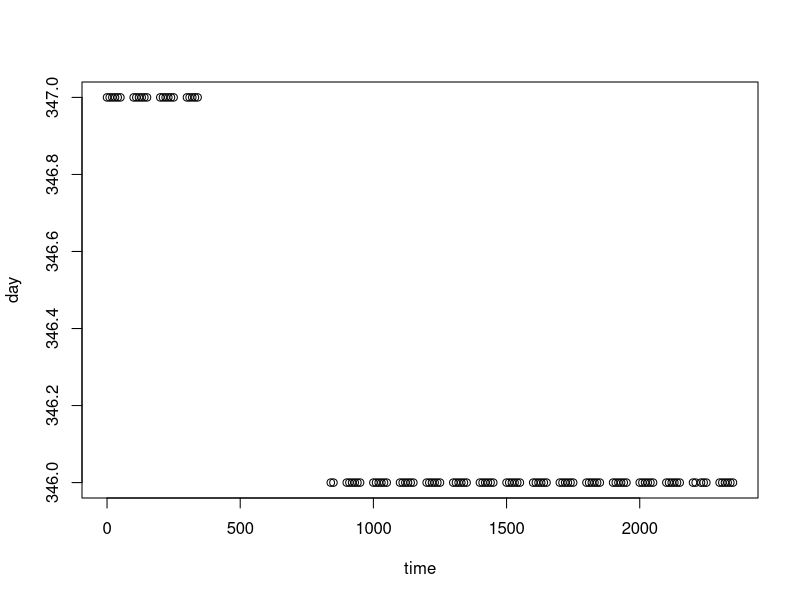
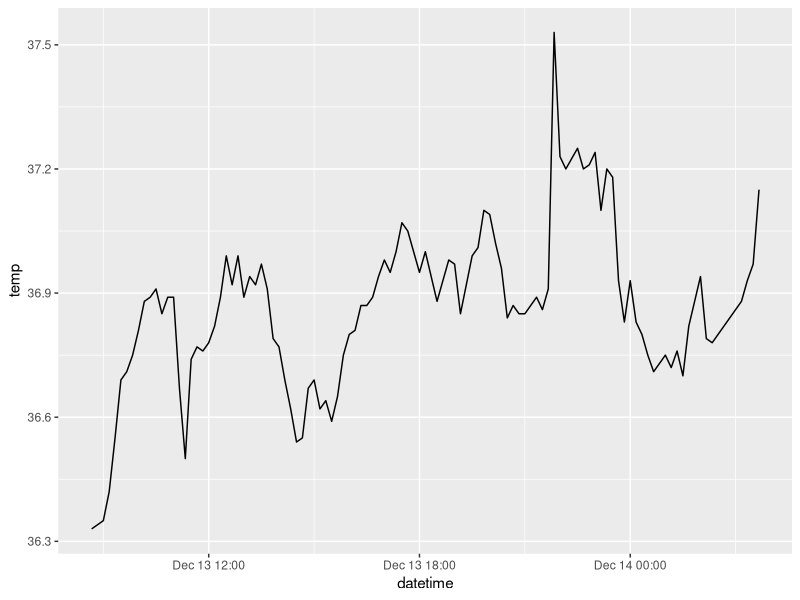

These charts were generated, in order, by the following R code:
## ---- chunk 1
library(tidyverse)
library(lubridate)
library(MASS)
data(beav1)
head(beav1)
str(beav1)
unique(beav1$time)

plot(day~time, data=beav1)
beav.lm <- lm(temp~time, data=beav1)
beav.lm
summary(beav.lm)


## ---- chunk 2
library(lubridate)
library(hms)

head(beav1)
beav1t <- formatC(beav1$time, flag=0, width=4)
beav1t
beav1$time <- strptime(as.character(beav1t), format="%H%M")
beav1$time <- as.hms(beav1$time)
unique(beav1$day)
beav1$day<- as_date(beav1$day)
beav1$datetime <- paste(beav1$day,beav1$time)
beav1$datetime <- as_datetime(beav1$datetime)


## ---- chunk 3

ggplot(beav1,aes(datetime,temp, group=1))+
  geom_line()
